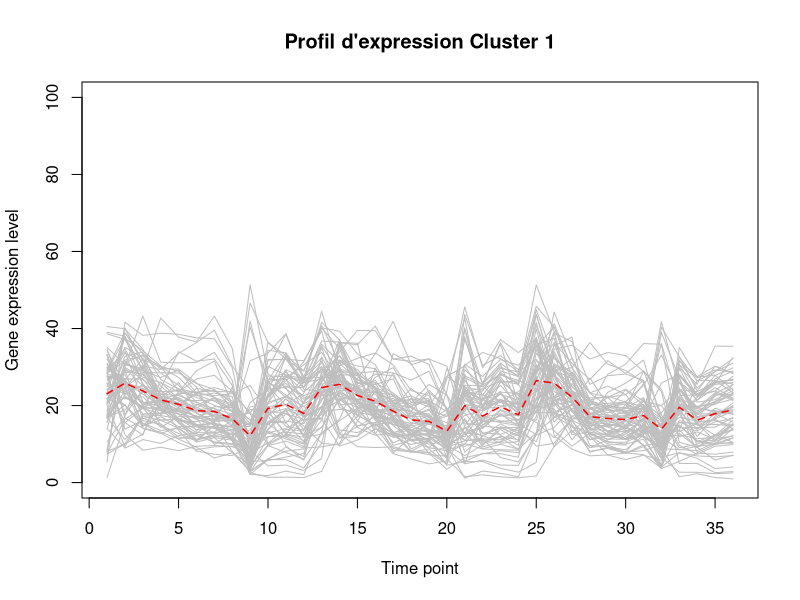
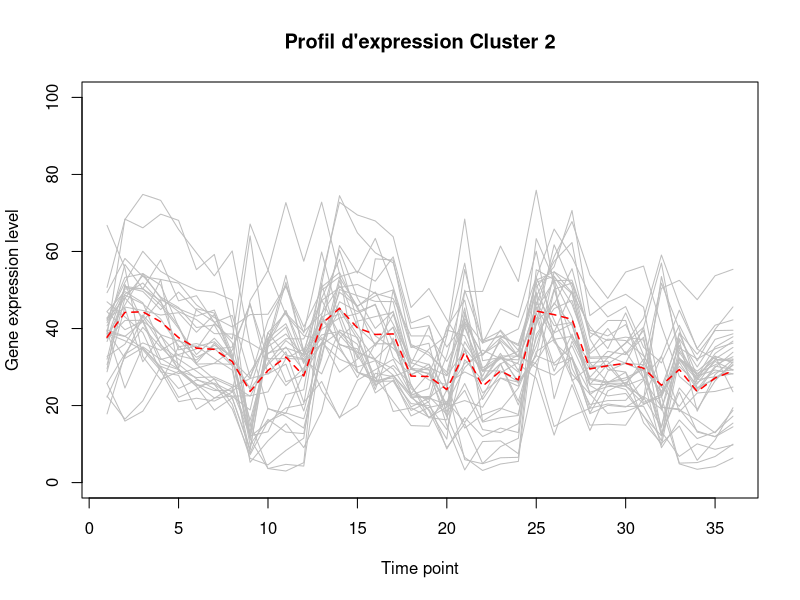
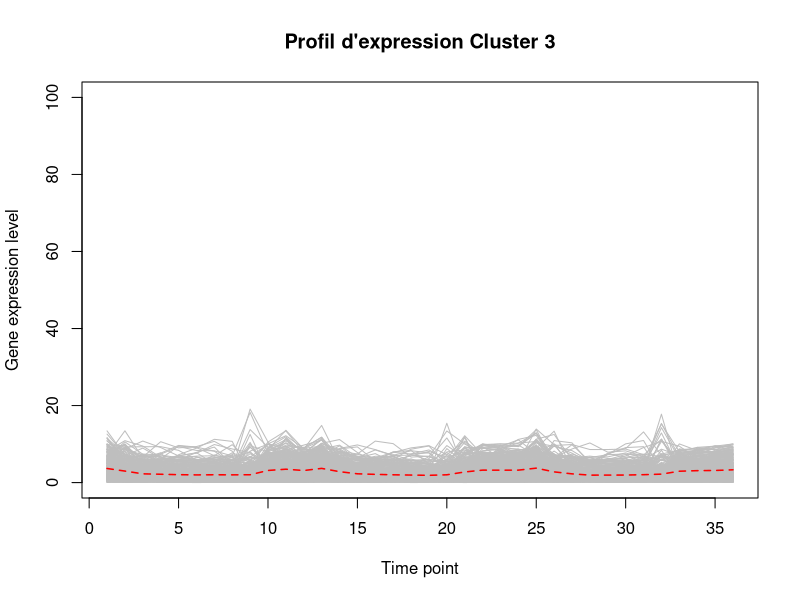
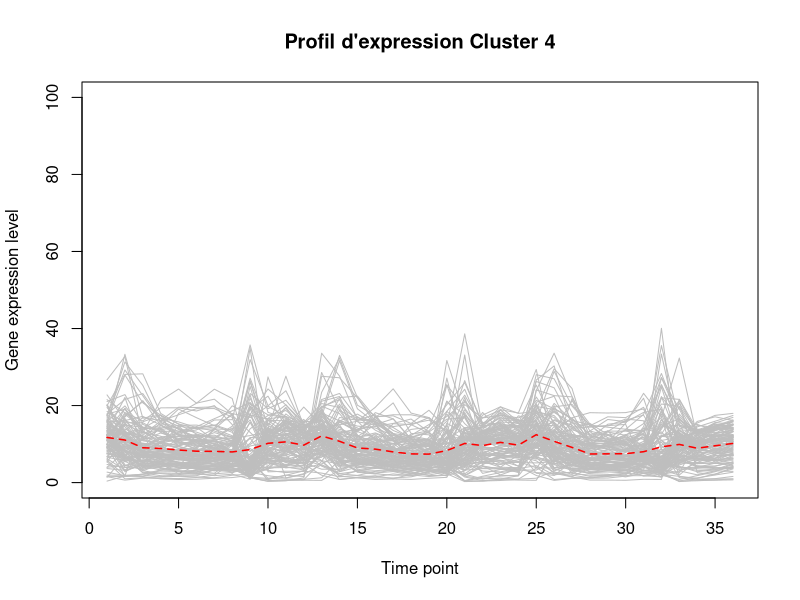
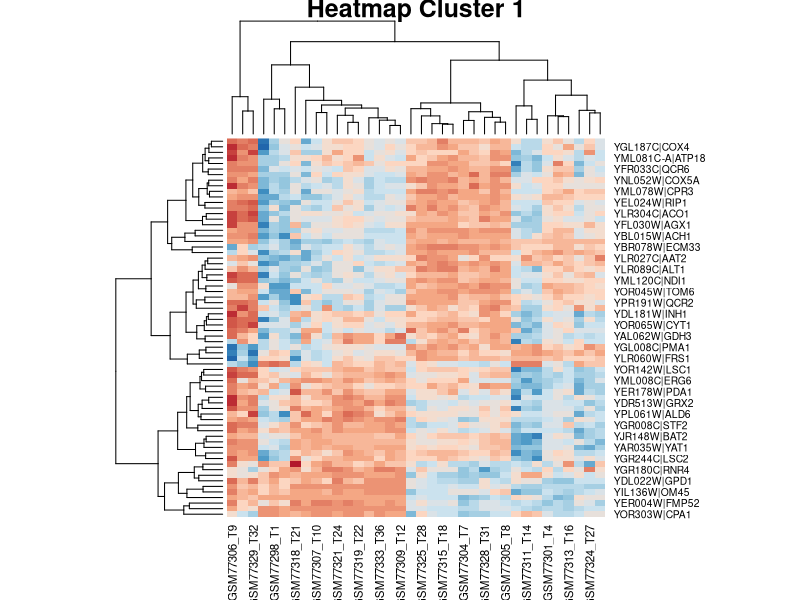
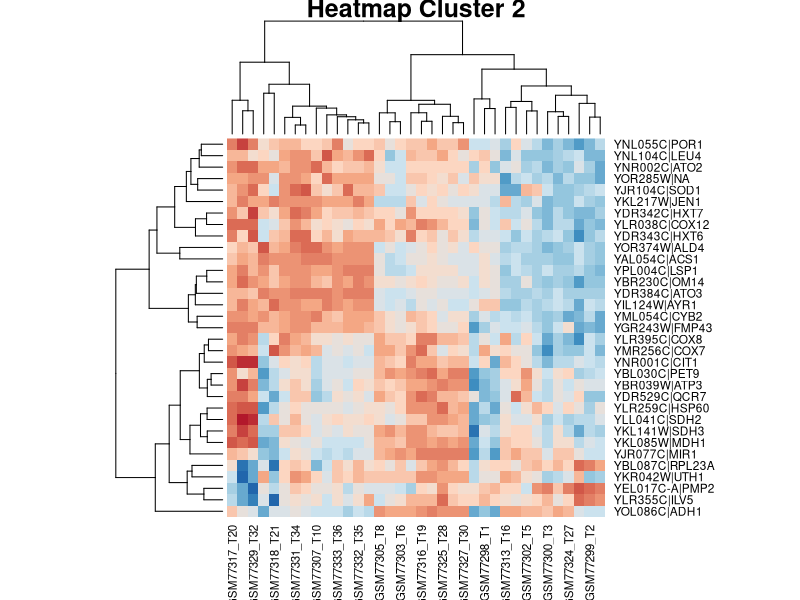
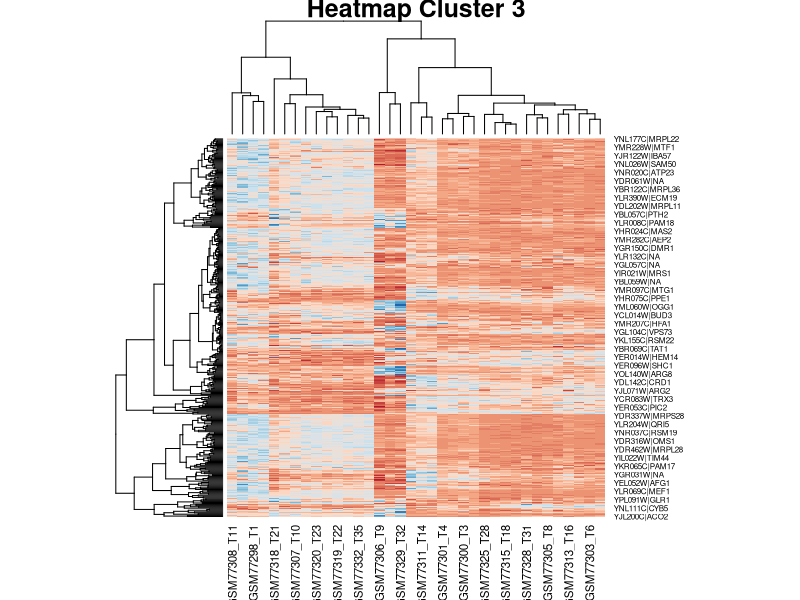
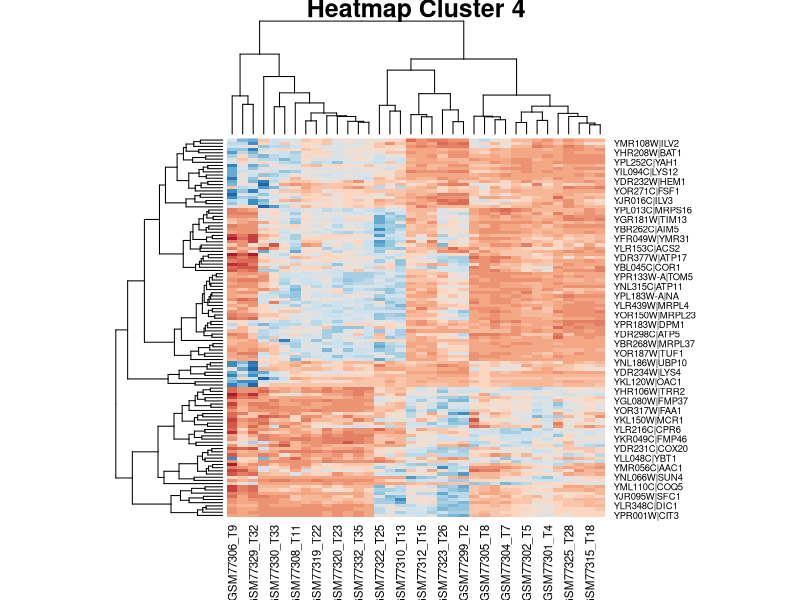

Generate these figures, in order, with R:
## ---- chunk 1
knitr::opts_chunk$set(echo = TRUE)
## ---- chunk 2
####Importation des données####

#Pour utiliser ce script, une table de comptage doit etre utilise

expData <- read.table("Mito_Genes.txt", row.names = 1, sep = "\t", header = T)
if(exists("expData")==FALSE){
  print("Veuillez charger une table de comptage")
}

expData2 <- read.table("Mito_Genes2.txt", row.names = 1, sep = "\t", header = T)
#Matrice avec des NA

####Fonction Gaëlle représentation expression gene####
plotGenes <- function(expData, title = "", yMin = 0, yMax = NULL, meanProfile = TRUE){
  
  # Check function parameters
  if(is.null(yMax)){
    
    print("You must specify a maximal value for Y axis")
    
  }else{
    
    # Representation of the first expression profile
    plot(1:ncol(expData), expData[1,], col = "grey", type = "l",
         ylim = c(floor(yMin), ceiling(yMax)),
         xlab = "Time point", ylab = "Gene expression level",
         main = title)
    
    # Add expression profile for other genes
    for(i in 2:nrow(expData)){
      
      lines(1:ncol(expData), expData[i,], col = "grey")
      
      # end of for()  
    }
    
    # Average expression profile
    if(meanProfile == TRUE){
      expMean = apply(expData, 2, mean)
      lines(1:ncol(expData), expMean, col = "red", 
            lwd = 1.5, lty = "dashed")
    }
    
    # end of else()   
  }
  
  # end of function plotGenes()  
}


#####Condition de la méthode de distance####

#Pour realiser un clustering, il est preferable de creer des matrices de distances. En utilisant une table de comptage, deux choix sont proposés, un calcul de distance euclidienne ou de correlation. 

#Si l'operateur a bien choisi les parametres une matrice de distance est enregistre dans son environnement. Sinon un message specifie les choix possibles

#Creation fonction
Methode_Distance<-function(expData,MetDist="euclidienne"){
#Controle des parametres d'entree  
if(MetDist=="euclidienne"){
#utilisation de la fonction dist pour creer une matrice de distance euclidienne  
  matDist <- dist(expData, method = "euclidean")
  
}else if(MetDist=="correlation"){
#cor() permet de creer une matrice de correlation pour la convertir en matrice de distance, les valeurs doivent etre positives et le tableau transpose t()  
  matDist <- as.dist(1 - cor(t(expData)))
  
}else{
  print("Veuillez choisir une méthode de distance : euclidienne ou correlation")
}
  assign("matDist",matDist,envir = parent.frame()) 
}


####Condition de la méthode de clustering####
#Une fois la matrice de distance realise, le clustering pourrait etre realise. Le parametre d'entree doit etre une matrice de distance (meme si la fonction kmeans peut utiliser directement une table de comptage mais qui sera transforme en matrice de distance euclidienne). Pour cette fonction, le nombre de cluster souhaite doit egalement etre renseigne. Deux choix de methode sont possibles, kmeans (parametre par defaut) et clustering hierarchique (HCL). Pour HCL, plusieurs methodes sont possibles (voir hclust()) avec ward.D2 par defaut.

#Si l'operateur a bien choisi les parametres le clustering est enregistre dans son environnement. Sinon un message specifie les choix possibles 

#Creation fonction
Methode_Clustering<-function(matDist,N,MetClust="kmeans",MetClustHier="ward.D2"){
#Controle des parametres d'entree 
  if(MetClust=="kmeans"){
#utilisation de la fonction kmeans  pour un clustering de "k-moyens"   
  resClust <- kmeans(matDist, centers = N)
  
}else if(MetClust=="HCL"){
#utilisation de la fonction hclust() pour le clustering hierarchique  
 resClust <- hclust(matDist, method = MetClustHier)
  
}else{
  print("Veuillez choisir une méthode de clustering : kmeans ou HCL")
}
  assign("resClust",resClust,envir = parent.frame()) 
}

####Création du vecteur de cluster pour le graphique####

#En fonction du choix de la methode de clustering, les sorties de fonctions sont differentes. L'assignation des genes et de leur cluster doit etre stocke dans un vecteur pour pouvoir realiser un graphique. 
#Pour la methode kmeans, la sortie est un objet R et les vecteurs sont contenus dans $cluster.
#Pour la methode HCL, la sortie est un dendogramme. La fonction cutree permet de couper à partir d'un nombre de ramification donnee et donc de cluster.

#Creation fonction
vector_cluster<-function(resClust,N,MetClust="kmeans"){
#Controle des parametres d'entree 
  if(MetClust=="kmeans"){
#recuperation de l'objet cluster  
  Clust <- resClust$cluster
  
}else if(MetClust=="HCL"){
#utilisation de cutree() pour couper le dendogramme et recupere le nombre de cluster souhaite et leurs genes assignes  
  Clust <- cutree(resClust,k=N) 
  
}
  assign("Clust",Clust,envir = parent.frame()) 
}  


####Condition du graphique####

#La fonction graphique va generer deux type de graphique "profil d'expression" (profil) ou heatmap avec la possibilite d'afficher les deux (Both).
#Si ils sont affiche separemment, ces graphiques seront generes par des fonctions classique de R.
#Si les deux graphiques sont affiches, ggplot sera utilise avec la possibilite de sauvegarde du graphique en PNG

#Creation fonction
Graphique<-function(Clust,N,MetGraph="profil",ggsave=FALSE,width=15,height=10){
  library(RColorBrewer)
  #Librarie contenant des couleurs plus sympa pour la heatmap
  library(dplyr)
  #librarie pour manipuler des donnees tidy
  library(tibble)
  #librairie pour modifier des tableau tidy
  library(tidyr)
  #librairie pour mettre en "ordre" sur ggplot
  library(ggplot2)
  #librairie de graphique
  library(gridExtra)
  #librairie pour modifier les grilles de graphiques et d'en contenir sur la meme fenetre
  
  #coul<-colorRampPalette(brewer.pal(8,"PiYG"))(25)

#Controle des parametres d'entree 
  if(MetGraph=="profil"){
  
  #boucle pour generer un graphique par cluster  
  for(i in 1:N){
    cluster <- expData[which(Clust == i),]
    #Utilisation de la fonction graphique de Gaelle
    plotGenes(cluster, yMax = 100,title=paste("Profil d'expression Cluster",i))
  }
  

    }else if(MetGraph=="heatmap"){
      
        for(i in 1:N){
          cluster <- expData[which(Clust == i),]
          #utilisation de la fonction heatmap() avec une palette de couleur
          heatmap(as.matrix(cluster),main=paste("Heatmap Cluster",i),col=colorRampPalette(brewer.pal(8,"RdBu"))(25))
        }
      
    }else if(MetGraph=="Both"){

      for(i in 1:N){
        cluster <- expData[which(Clust == i),]
        tidydata<-cluster %>%
          #Donner un nom à la colonne contenant les noms de lignes
          rownames_to_column() %>%
          #transformer le tableau en tidy a partir de la colonne 2
          pivot_longer(c(2:ncol(.)))%>%
          #grouper les noms de gene entre eux
          group_by(name) %>%
          #creer une nouvelle colonne avec un numero pour chaque nom de gene (necessaire pour certains types de                graphique avec des variables continus)
          mutate(group_id = cur_group_id())
      
        #Creation d'une variable avec le graphique de type profil d'expressions car en cas d'utilisation de ggsave(), l'aperçu du graphique n'apparait pas
        #geom_line permet de voir les profils d'expressions
        Profil<-ggplot(tidydata,aes(group_id,value))+geom_line(aes(group=rowname),color="grey")+
        #stat_summary affiche la moyenne des profls
        stat_summary(aes(y = value,group=1), fun=mean, colour="red", geom="line",group=1,linetype="dashed")+
        #le theme doit être modifier en retirant les valeurs de certains axes pour plus de lisibilté
        theme(axis.text.x=element_blank(),axis.ticks.x=element_blank(),plot.title = element_text(hjust = 0.5),panel.grid.major = element_blank(), panel.grid.minor = element_blank())+
        #Ajout du titre et nom des axes
        xlab("Time point")+ ylab("Gene expression level")+  ggtitle(paste("Expression Profile Cluster ",i))+
        #Permet aux axes du graphiques de rester dans des valeurs positives
        scale_x_continuous(expand = c(0, 0), limits = c(NA,NA))
      
        #Creation d'une variable avec le graphique de type heatmap car en cas d'utilisation de ggsave(), l'aperçu du graphique n'apparait pas
        #geom_tile permet une heatmap
        Heat<-ggplot(tidydata,aes(name,rowname,fill=value))+geom_tile()+
         #Ajout du nom des axes  
        xlab("Time point")+ ylab("Gene expression level")+
        #le theme doit être modifier en retirant les valeurs de certains axes pour plus de lisibilté
        theme(axis.text.x=element_blank(),axis.ticks.x=element_blank())+
        #Evite l'overlapping du noms des variables sur les axes.  
        scale_y_discrete(guide = guide_axis(check.overlap = TRUE))
      
      
      Graph<-grid.arrange(Profil,Heat,ncol=2,nrow=1)
      
      if(ggsave==TRUE){
        
        ggsave(paste("Cluster",i,".png"),Graph,width=width,height=height)
        
      }
      }
    }else{
  print("Veuillez choisir un type de graphique : profil ou heatmap")
}
}


##### Fonction Main the big ONE #####

#la fonction BigOne va permettre de faire appel a toutes les fonctions precedemments en partant d'une matrice de comptage et un nombre de cluster 

BigOne<-function(expData,N,MetDist="euclidienne",MetClust="kmeans",MetGraph="profil",MetClustHier="ward.D2",ggsave=FALSE){
  Methode_Distance(expData,MetDist=MetDist)
  Methode_Clustering(matDist,N=N,MetClust=MetClust,MetClustHier=MetClustHier)
  vector_cluster(resClust,N=N,MetClust=MetClust)
  Graphique(Clust,N=N,MetGraph=MetGraph,ggsave=ggsave)
}

##### Fonction Main the big ONE v2 #####

#la fonction v2 va faire appel a BigOne mais en ajouter une option de correction si des NA sont presents dans la matrice.
#En cas de NA, un menu sera affiche pour demander si l'utilisateur veut corriger sa matrice.
#Si une ligne comprend plus de 80% de NA, elle sera supprimee et l'utilisateur sera informé du numero de ligne correspondant. 
#Si la ligne comprend moins de 80%, la methode des plus proches voisins sera utilisee par la fonction knn() du package VIM.
#la fonction knn() semble gourmande et donc desactive dans ce script (fonctionne sur les PC du DU).

BigOnev2<-function(expData,N,MetDist="euclidienne",MetClust="kmeans",MetGraph="profil",MetClustHier="ward.D2",ggsave=FALSE){  
SumNA<-sum(is.na(expData))
  
  if (SumNA>1){
    #la fonction menu() va demander a l'utilisateur si il souhaite corriger sa matrice. L'option graphics va permettre d'aificher une boite de dialoue dans une nouvelle fenetre Windows.
    Correction<-menu(c("Oui", "Non","La réponse D"), graphics=FALSE,title=paste("NA", "détecté(s) dans la matrice, voulez-vous la corriger ?"))
        if(Correction==1){
        expData80percentNA<-nrow(expData[rowSums((is.na(expData)))/ncol(expData) >= 0.8,])
        if(expData80percentNA>=1){
          print("les lignes suivantes contennant plus de 80% de NA vont être supprimées")
          print(paste(which((rowSums((is.na(expData)))/ncol(expData)) >= 0.8) ))
          expData<-expData[rowSums((is.na(expData)))/ncol(expData) <= 0.8,]
          
        }
        
      library(VIM)
      # imputation grâce la méthode des kNN :
      expData<-kNN(expData)
      print("TABERNACLE! La matrice est corrigée, la fonction BigOne va débuter.")
      BigOne(expData,N,MetDist=MetDist,MetClust=MetClust,MetGraph=MetGraph,MetClustHier=MetClustHier,ggsave=FALSE)
    }
    else if(Correction==3){
      print("Satané Pancake") 
    }
    else{
      print("La matrice doit être corrigé avant de continuer")
    }
  }else{
    BigOne(expData,N,MetDist=MetDist,MetClust=MetClust,MetGraph=MetGraph,MetClustHier=MetClustHier,ggsave=FALSE)
  }
  
}

## ---- chunk 3

Methode_Distance(expData)
## ---- chunk 4
Methode_Clustering(matDist,4)
vector_cluster(resClust,4)
head(Clust)
## ---- chunk 5
Graphique(Clust,4)
## ---- chunk 6
Graphique(Clust,4,MetGraph = "heatmap")
## ---- chunk 7
Graphique(Clust,4,MetGraph = "Both")
## ---- chunk 8
BigOne(expData,8,MetDist = "correlation",MetClust = "HCL",MetGraph = "Both")
